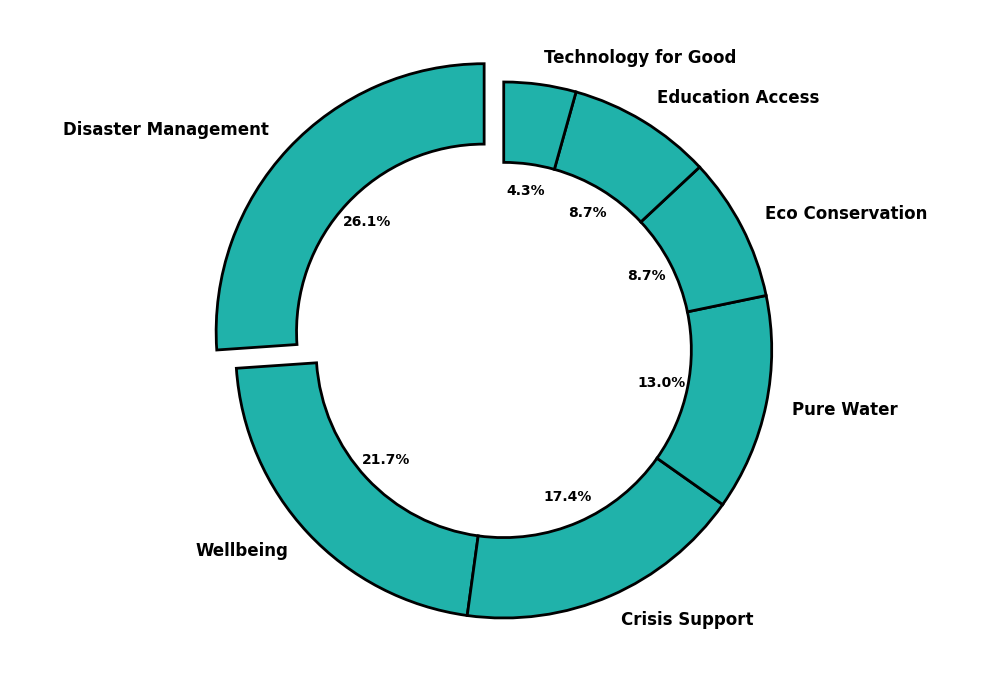

This chart was generated by the following Python code:
import matplotlib.pyplot as plt

initiatives = ['Disaster Management', 'Wellbeing', 'Crisis Support', 'Pure Water', 'Eco Conservation', 'Education Access', 'Technology for Good']
investment_percentages = [30, 25, 20, 15, 10, 10, 5]

color = '#20B2AA'
explode = (0.1, 0, 0, 0, 0, 0, 0)

plt.figure(figsize=(10, 7))
wedges, texts, autotexts = plt.pie(
    investment_percentages, 
    labels=initiatives, 
    autopct='%1.1f%%', 
    startangle=90, 
    colors=[color] * len(initiatives),
    explode=explode,
    wedgeprops={'edgecolor': 'black', 'linewidth': 2, 'width': 0.3}  # Adjusted width for donut effect
)

for text in texts:
    text.set_fontsize(12)
    text.set_weight('bold')
for autotext in autotexts:
    autotext.set_fontsize(10)
    autotext.set_weight('bold')
    autotext.set_color('black')

plt.tight_layout()

plt.show()
